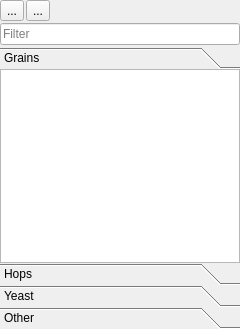
<?xml version="1.0" encoding="UTF-8"?>
<ui version="4.0">
 <class>IngredientToolbox</class>
 <widget class="QWidget" name="IngredientToolbox">
  <property name="geometry">
   <rect>
    <x>0</x>
    <y>0</y>
    <width>240</width>
    <height>329</height>
   </rect>
  </property>
  <property name="minimumSize">
   <size>
    <width>240</width>
    <height>0</height>
   </size>
  </property>
  <layout class="QVBoxLayout" name="verticalLayout">
   <property name="spacing">
    <number>2</number>
   </property>
   <property name="margin">
    <number>0</number>
   </property>
   <item>
    <layout class="QHBoxLayout" name="horizontalLayout">
     <item>
      <widget class="QToolButton" name="btnRemove">
       <property name="toolTip">
        <string>Delete all selected ingredients</string>
       </property>
       <property name="text">
        <string>...</string>
       </property>
       <property name="icon">
        <iconset resource="../Resources.qrc">
         <normaloff>:/ThreeBrooks/Ingredients/remove.svg</normaloff>:/ThreeBrooks/Ingredients/remove.svg</iconset>
       </property>
      </widget>
     </item>
     <item>
      <widget class="QToolButton" name="btnNew">
       <property name="toolTip">
        <string>Add a new ingredient to the list</string>
       </property>
       <property name="text">
        <string>...</string>
       </property>
       <property name="icon">
        <iconset resource="../Resources.qrc">
         <normaloff>:/ThreeBrooks/Ingredients/create.svg</normaloff>:/ThreeBrooks/Ingredients/create.svg</iconset>
       </property>
      </widget>
     </item>
     <item>
      <spacer name="horizontalSpacer">
       <property name="orientation">
        <enum>Qt::Horizontal</enum>
       </property>
       <property name="sizeHint" stdset="0">
        <size>
         <width>40</width>
         <height>20</height>
        </size>
       </property>
      </spacer>
     </item>
    </layout>
   </item>
   <item>
    <widget class="QLineEdit" name="txtFilter">
     <property name="placeholderText">
      <string>Filter</string>
     </property>
    </widget>
   </item>
   <item>
    <widget class="QToolBox" name="ToolBox">
     <property name="windowTitle">
      <string>Ingredients</string>
     </property>
     <property name="tabSpacing">
      <number>0</number>
     </property>
     <widget class="QListView" name="grainView">
      <property name="geometry">
       <rect>
        <x>0</x>
        <y>0</y>
        <width>240</width>
        <height>197</height>
       </rect>
      </property>
      <property name="dragDropMode">
       <enum>QAbstractItemView::DragOnly</enum>
      </property>
      <property name="selectionMode">
       <enum>QAbstractItemView::ExtendedSelection</enum>
      </property>
      <attribute name="label">
       <string>Grains</string>
      </attribute>
     </widget>
     <widget class="QListView" name="hopsView">
      <property name="geometry">
       <rect>
        <x>0</x>
        <y>0</y>
        <width>200</width>
        <height>197</height>
       </rect>
      </property>
      <property name="dragDropMode">
       <enum>QAbstractItemView::DragOnly</enum>
      </property>
      <property name="selectionMode">
       <enum>QAbstractItemView::ExtendedSelection</enum>
      </property>
      <attribute name="label">
       <string>Hops</string>
      </attribute>
     </widget>
     <widget class="QListView" name="yeastView">
      <property name="geometry">
       <rect>
        <x>0</x>
        <y>0</y>
        <width>200</width>
        <height>197</height>
       </rect>
      </property>
      <property name="dragDropMode">
       <enum>QAbstractItemView::DragOnly</enum>
      </property>
      <property name="selectionMode">
       <enum>QAbstractItemView::ExtendedSelection</enum>
      </property>
      <attribute name="label">
       <string>Yeast</string>
      </attribute>
     </widget>
     <widget class="QListView" name="otherView">
      <property name="geometry">
       <rect>
        <x>0</x>
        <y>0</y>
        <width>200</width>
        <height>197</height>
       </rect>
      </property>
      <property name="dragDropMode">
       <enum>QAbstractItemView::DragOnly</enum>
      </property>
      <property name="selectionMode">
       <enum>QAbstractItemView::ExtendedSelection</enum>
      </property>
      <attribute name="label">
       <string>Other</string>
      </attribute>
     </widget>
    </widget>
   </item>
  </layout>
 </widget>
 <resources>
  <include location="../Resources.qrc"/>
 </resources>
 <connections/>
</ui>
